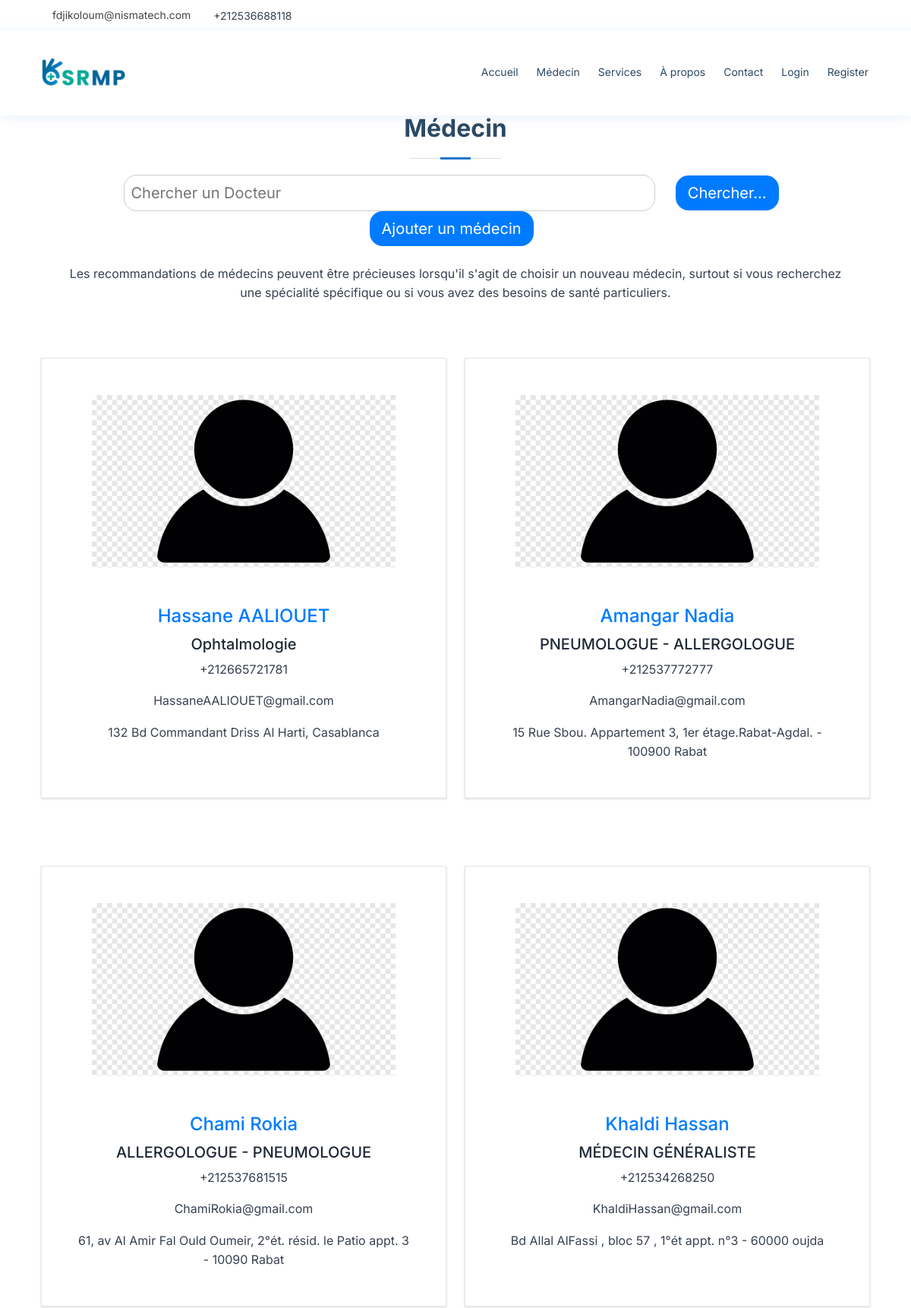
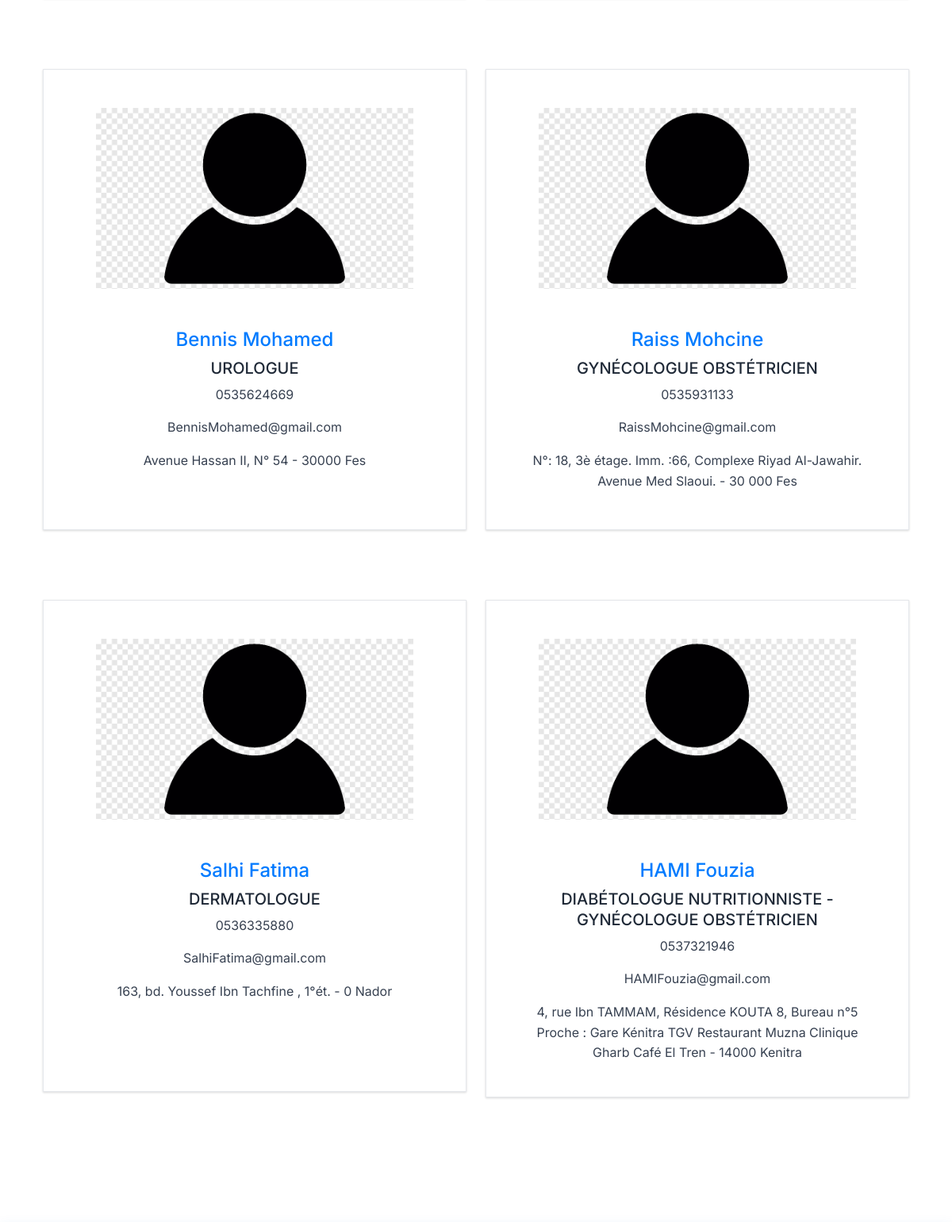
Screenshot of /medecins/ (upper part) with the database file from the repository (2 pictures, top to bottom).
### medecins/models.py (models this page shows, shortened)
class Docteurs(models.Model):
    sexe_choix = (
        ('H', 'Homme'),
        ('F', 'Femme'),
    )
    fullname= models.CharField(max_length=50)
    sexe = models.CharField(max_length=1, choices=sexe_choix)
    adresse=models.CharField(max_length=200)
    email=models.EmailField(max_length=100)
    telephone = models.CharField(max_length=50)
    image= models.ImageField(upload_to= 'photos/%d/%m/%y')
    specialitesmedicales=models.CharField(max_length=100)

### medecins/views.py (the view)
# urls.py: path("",views.docteurs,name='medecin'),
def docteurs(request):
    if 'searched' in request.GET:
        searched = request.GET['searched']
        data = Docteurs.objects.filter(fullname__icontains=searched)
    else:
        data = Docteurs.objects.all()
    doc={
      'medecin': data,
    }
    return render(request, 'medecins/docteurs.html',doc)

### templates/medecins/docteurs.html (shortened to what this page needs)
{% extends 'base.html' %}
{% load static %}
{% block content %}
<section id="doctors" class="doctors">
    <div class="container">
      <br><br>
      <div class="section-title">
        <h2>Médecin</h2>
        <form action="{% url 'medecin' %}" method="GET">
          <input type="text" name="searched" placeholder="Chercher un Docteur"/>
          <button type="submit">Chercher...</button>
          <button><a class="a" href="{% url 'register' %}">Ajouter un médecin</a></button>
        </form>
        <div class="container"><br>
        <p style="text-align: center;">Les recommandations de médecins peuvent être précieuses lorsqu'il s'agit de choisir un nouveau médecin,
           surtout si vous recherchez une spécialité spécifique ou si vous avez des besoins de santé particuliers.</p>
           <br><br>
      </div>
      <div class="row">
          {% for item in medecin %}
          <div class="col-lg-6 mt-4">
              <div class="bg-white border border-gray-200 rounded-lg shadow dark:bg-gray-800 dark:border-gray-700" style="max-height: 90%;"><br><br>
                <a href="#">
                   {% if item.image %}
                    <img class="rounded-t-lg"  src="{{ item.image.url }}" alt="doctors" style="max-width: 400px; max-height: 300px;"/>
                    {% endif %}
                 </a>
                <div class="p-5">
                  <h4 class="mb-2" style="color: #007bff">{{item.fullname}}</h4>
                  <path stroke="currentColor" stroke-linecap="round" stroke-linejoin="round" stroke-width="2" d="M1 5h12m0 0L9 1m4 4L9 9"/>
                  <h5>{{item.specialitesmedicales}}</h5>
                  <p class="mb-3 font-normal text-gray-700 dark:text-gray-400"> {{item.telephone }} </p>
                  <p class="mb-3 font-normal text-gray-700 dark:text-gray-400"> {{item.email }} </p>
                  <p class="mb-3 font-normal text-gray-700 dark:text-gray-400"> {{item.adresse }} </p>
                    <br><br>
                </div>
              </div>
            </div>
          {% endfor %}
      </div>
    </div>
  </section>
    {% endblock content %}

### srmp/static/css/style.css (style rules this page uses)
body { font-family: "Open Sans", sans-serif; color: #444444; }
a { color: #1977cc; text-decoration: none; }
h1, h2, h3, h4, h5, h6 { font-family: "Raleway", sans-serif; }
section { padding: 60px 0; overflow: hidden; }
.section-title { text-align: center; padding-bottom: 30px; }
.section-title h2 { font-size: 32px; font-weight: bold; margin-bottom: 20px; padding-bottom: 20px; position: relative; color: #2c4964; }
.section-title h2::before { content: ""; position: absolute; display: block; width: 120px; height: 1px; background: #ddd; bottom: 1px; left: calc(50% - 60px); }
.section-title h2::after { content: ""; position: absolute; display: block; width: 40px; height: 3px; background: #1977cc; bottom: 0; left: calc(50% - 20px); }
.section-title p { margin-bottom: 0; }
.doctors { background: #fff; }

### templates/medecins/docteurs.html (style rules this page uses)
input[type="text"] { padding: 8px; border: 1px solid #ccc; border-radius: 17px; font-size: 20px; flex: 1; width: 700px; }
button[type="submit"] { padding: 8px 16px; background-color: #007bff; color: #fff; border: none; border-radius:17px; font-size: 20px; cursor: pointer; margin-right: 1%; margin-left: 2%; }
button { padding: 8px 16px; background-color: #007bff; color: #fff; border: none; border-radius: 17px; font-size: 20px; cursor: pointer; margin-right: 1%; text-align: center; }
.a { color:white; }

### rows the page displays
Docteurs: image (picture), fullname "Hassane AALIOUET", specialitesmedicales "Ophtalmologie", telephone "+212665721781", email "HassaneAALIOUET@gmail.com", adresse "132 Bd Commandant Driss Al Harti, Casablanca"
Docteurs: image (picture), fullname "Amangar Nadia", specialitesmedicales "PNEUMOLOGUE - ALLERGOLOGUE", telephone "+212537772777", email "AmangarNadia@gmail.com", adresse "15 Rue Sbou. Appartement 3, 1er étage.Rabat-Agdal. - 100900 Rabat"
Docteurs: image (picture), fullname "Chami Rokia", specialitesmedicales "ALLERGOLOGUE - PNEUMOLOGUE", telephone "+212537681515", email "ChamiRokia@gmail.com", adresse "61, av Al Amir Fal Ould Oumeir, 2°ét. résid. le Patio appt. 3 - 10090 Rabat"
Docteurs: image (picture), fullname "Khaldi Hassan", specialitesmedicales "MÉDECIN GÉNÉRALISTE", telephone "+212534268250", email "KhaldiHassan@gmail.com", adresse "Bd Allal AlFassi , bloc 57 , 1°ét appt. n°3 - 60000 oujda"
Docteurs: image (picture), fullname "Bennis Mohamed", specialitesmedicales "UROLOGUE", telephone "0535624669", email "BennisMohamed@gmail.com", adresse "Avenue Hassan II, N° 54 - 30000 Fes"
Docteurs: image (picture), fullname "Raiss Mohcine", specialitesmedicales "GYNÉCOLOGUE OBSTÉTRICIEN", telephone "0535931133", email "RaissMohcine@gmail.com", adresse "N°: 18, 3è étage. Imm. :66, Complexe Riyad Al-Jawahir. Avenue Med Slaoui. - 30 000 Fes"
Docteurs: image (picture), fullname "Salhi Fatima", specialitesmedicales "DERMATOLOGUE", telephone "0536335880", email "SalhiFatima@gmail.com", adresse "163, bd. Youssef Ibn Tachfine , 1°ét. - 0 Nador"
Docteurs: image (picture), fullname "HAMI Fouzia", specialitesmedicales "DIABÉTOLOGUE NUTRITIONNISTE - GYNÉCOLOGUE OBSTÉTRICIEN", telephone "0537321946", email "HAMIFouzia@gmail.com", adresse "4, rue Ibn TAMMAM, Résidence KOUTA 8, Bureau n°5 Proche : Gare Kénitra TGV Restaurant Muzna Clinique Gharb Café El Tren - 14000 Kenitra"
